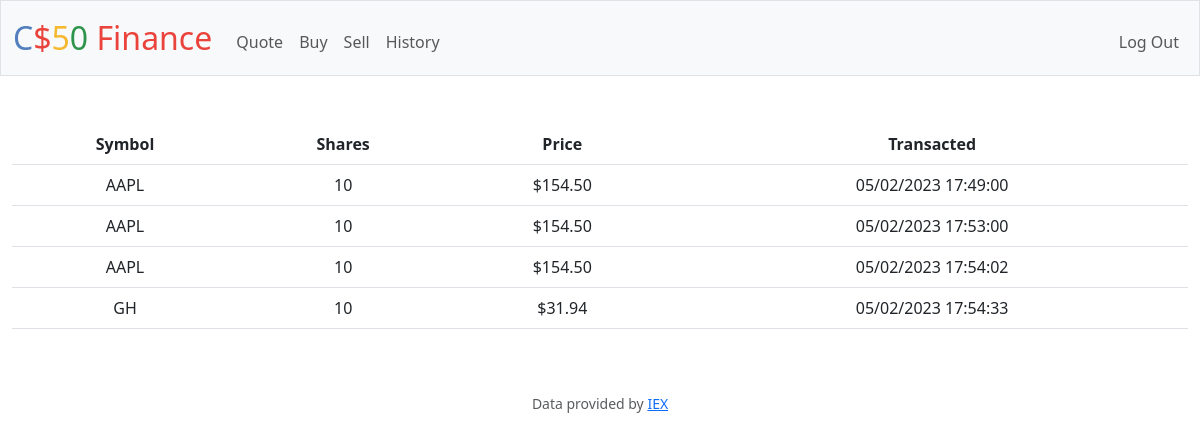
Screenshot of /history (signed in) with the database file from the repository.
### tables this page shows
CREATE TABLE bought (id INTEGER PRIMARY KEY NOT NULL, user_id INTEGER NOT NULL, symbol TEXT NOT NULL, name TEXT NOT NULL, shares INTEGER NOT NULL, price NUMERIC NOT NULL, total NUMERIC NOT NULL, transacted TEXT NOT NULL);

### app.py (the view)
@app.route("/history")
@login_required
def history():
    id = session["user_id"]
    histories = db.execute("SELECT symbol, shares, price, transacted FROM bought WHERE user_id = ?", id)
    return render_template("history.html", histories=histories)

### app.py (called while the page is built)
@app.after_request
def after_request(response):
    response.headers["Cache-Control"] = "no-cache, no-store, must-revalidate"
    response.headers["Expires"] = 0
    response.headers["Pragma"] = "no-cache"
    return response

### helpers.py (called while the page is built)
def login_required(f):
    @wraps(f)
    def decorated_function(*args, **kwargs):
        if session.get("user_id") is None:
            return redirect("/login")
        return f(*args, **kwargs)
    return decorated_function

def usd(value):
    return f"${value:,.2f}"

### templates/history.html (shortened to what this page needs)
{% extends "layout.html" %}
{% block main %}
    <div>
        <table class="table">
            <thead>
                <tr>
                    <th>Symbol</th>
                    <th>Shares</th>
                    <th>Price</th>
                    <th>Transacted</th>
                </tr>
            </thead>
            <tbody>
                {% block body %}
                    {% for history in histories %}
                        <tr>
                            <td>{{history["symbol"]}}</td>
                            <td>{{history["shares"]}}</td>
                            <td>{{history["price"] | usd}}</td>
                            <td>{{history["transacted"]}}</td>
                        </tr>
                    {% endfor %}
                {% endblock %}
            </tbody>
        </table>
    </div>
{% endblock %}

### rows the page displays
bought: symbol "AAPL", shares "10", price "$154.50", transacted "05/02/2023 17:49:00"
bought: symbol "AAPL", shares "10", price "$154.50", transacted "05/02/2023 17:53:00"
bought: symbol "AAPL", shares "10", price "$154.50", transacted "05/02/2023 17:54:02"
bought: symbol "GH", shares "10", price "$31.94", transacted "05/02/2023 17:54:33"
